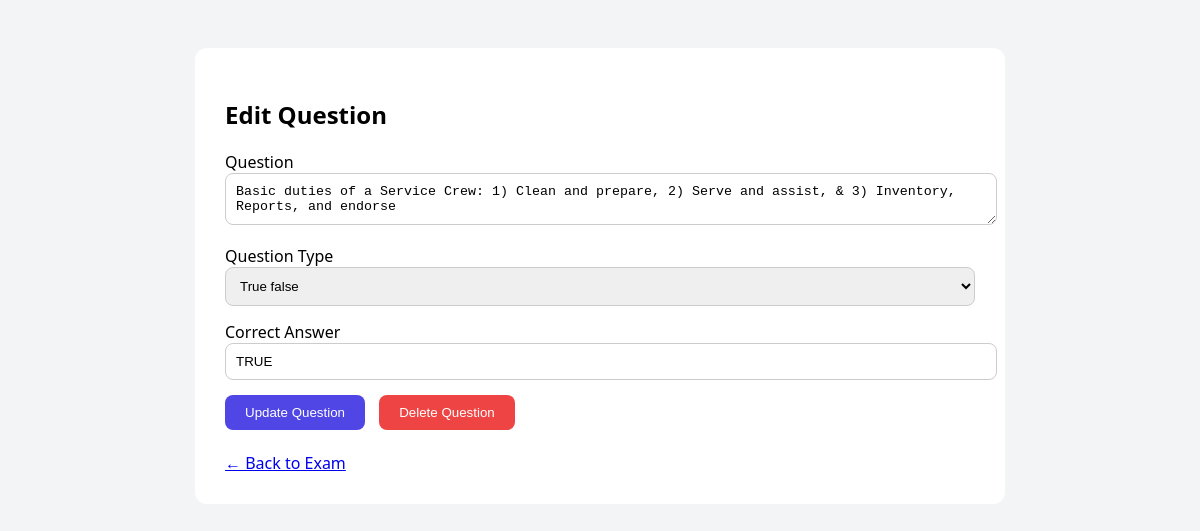
Screenshot of /hr/edit_question.php?id=955&exam_id=143 (signed in) with the database file from the repository.
### tables this page shows
CREATE TABLE `questions` (
  `id` int(11) NOT NULL,
  `exam_id` int(11) NOT NULL,
  `question` text NOT NULL,
  `question_description` text DEFAULT NULL,
  `question_type` enum('MCQ','True/False','Enumeration','Identification','FITB','Essay') NOT NULL,
  `max_score` int(11) NOT NULL DEFAULT 1,
  `option_a` varchar(255) DEFAULT NULL,
  `option_b` varchar(255) DEFAULT NULL,
  `option_c` varchar(255) DEFAULT NULL,
  `option_d` varchar(255) DEFAULT NULL,
  `correct_answer` varchar(255) NOT NULL
);

### hr/edit_question.php (the view, shortened to what this page needs)
<?php
require_once __DIR__ . '/../config/db.php';
$question_id = $_GET['id'] ?? null;
$exam_id = $_GET['exam_id'] ?? null;
$stmt = $pdo->prepare("SELECT * FROM questions WHERE id=?");
$stmt->execute([$question_id]);
$question = $stmt->fetch(PDO::FETCH_ASSOC);
$types = [
    "multiple_choice",
    "true_false",
    "identification",
    "enumeration",
    "fill_in_the_blank",
    "essay"
];
?>
<!DOCTYPE html>
<html>
<head>
</head>
<body>
<div class="card">
<h2>Edit Question</h2>
<form method="POST">
<label>Question</label>
<textarea name="question" required><?= htmlspecialchars($question['question']); ?></textarea>
<label>Question Type</label>
<select name="question_type" id="question_type" required>
<?php foreach($types as $type):
$display = ucfirst(str_replace('_',' ',$type));
$current = strtolower($question['question_type']);
$selected = "";
if($type == "true_false" && $current == "true/false") $selected="selected";
?>
<option value="<?= $type ?>" <?= $selected ?>>
<?= $display ?>
</option>
<?php endforeach; ?>
</select>
<div id="options_section">
<div id="correct_section">
<label>Correct Answer</label>
<input type="text" name="correct_answer"
value="<?= htmlspecialchars($question['correct_answer']); ?>">
</div>
</div>
<button type="submit" name="update_question" class="update-btn">
Update Question
</button>
<button type="submit" name="delete_question"
class="delete-btn"
onclick="return confirm('Are you sure you want to delete this question?')">
Delete Question
</button>
</form>
<br>
<a href="view_exam.php?id=<?= $exam_id; ?>">← Back to Exam</a>
</div>
</body>
</html>

### hr/edit_question.php (style rules this page uses)
body { font-family:Segoe UI; padding:40px; background:#f3f4f6; }
.card { background:white; padding:30px; border-radius:12px; max-width:750px; margin:auto; }
input, select, textarea { width:100%; padding:10px; margin-bottom:15px; border-radius:8px; border:1px solid #ccc; }
button { padding:10px 20px; border:none; border-radius:8px; cursor:pointer; }
.update-btn { background:#4f46e5; color:white; }
.delete-btn { background:#ef4444; color:white; margin-left:10px; }

### rows the page displays
questions: question "Basic duties of a Service Crew: 1) Clean and prepare, 2) Serve and assist, & 3) Inventory, Reports, and endorse", correct_answer "TRUE"

### other values shown
form field question_type "True false"
